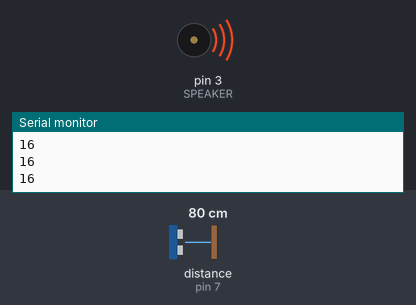
The sketch below on a simulated Arduino Uno, built with avr-gcc and run on an emulated ATmega328P. Shown: buzzer (waves = sounding), the last lines printed to the serial monitor. The test bench sets the inputs (shaded band); at power-on: distance to the obstacle (sensor on pin 7) 80 cm.

Above: at 1.2 s.
1.3 s: distance to the obstacle (sensor on pin 7) set to 174 cm
2.8 s: distance to the obstacle (sensor on pin 7) set to 183 cm
At 3.1 s:
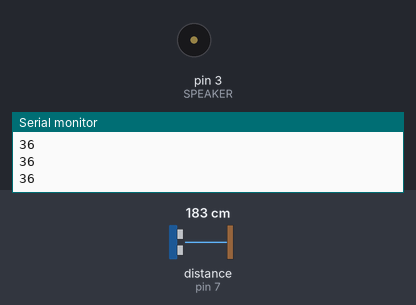
4.3 s: distance to the obstacle (sensor on pin 7) set to 35 cm
Timing chart, 0 to 7.3 s (numbered marks = the images above; inputs shaded):
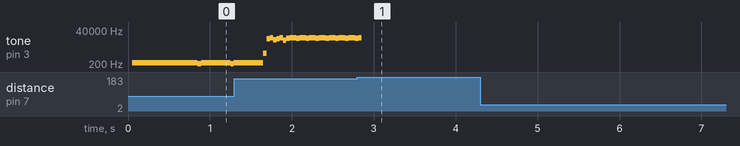

Measured:
- the behaviour switches between 179 and 180 cm on distance to the obstacle (sensor on pin 7) (found by bisection; images 0 and 1)

The sketch:

Ultrasonic.ino
```cpp
//
//Referencess
//https://wiki.seeedstudio.com/Grove-Speaker/
//https://wiki.seeedstudio.com/Grove-Ultrasonic_Ranger/

#include "Ultrasonic.h"
#define SPEAKER 3

int BassTab[]={1911,1702,1516,1431,1275,1136,1012};
Ultrasonic ultrasonic(7);
long Range;
int note_index;
void setup()
{
   pinMode(SPEAKER,OUTPUT);
   digitalWrite(SPEAKER,LOW);
   Serial.begin(9600);
}
void loop()
{
 Range = ultrasonic.MeasureInCentimeters();
 Serial.println(Range/5);
 note_index = Range/5;
 if (note_index <36){sound(note_index);}
 else { digitalWrite(SPEAKER,LOW);}
}

void sound(uint8_t note_index)
{
    for(int i=0;i<100;i++)
    {
        digitalWrite(SPEAKER,HIGH);
        delayMicroseconds(BassTab[note_index]);
        digitalWrite(SPEAKER,LOW);
        delayMicroseconds(BassTab[note_index]);
    }
}
```
